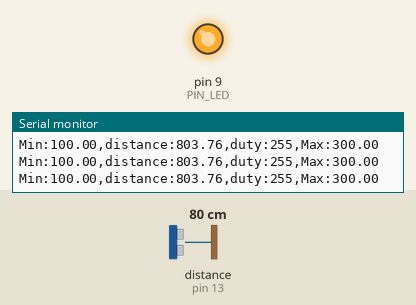
This sketch was run on a simulated Arduino Uno, built with avr-gcc and run on an emulated ATmega328P. Shown: output pins drawn as LEDs (lit = HIGH), the last lines printed to the serial monitor. Wiring (inferred from the names in the program): ultrasonic range finder: trigger pin 12; echo pin 13. Inputs (shaded band) come from the test bench; at power-on: distance to the obstacle (sensor on pin 13) 80 cm. The echo pulse lasts 58.3 µs per cm; pins used as bus, display or sensor lines are not drawn.

Above: at 1.2 s.
1.3 s: distance to the obstacle (sensor on pin 13) set to 18 cm
At 2.4 s:
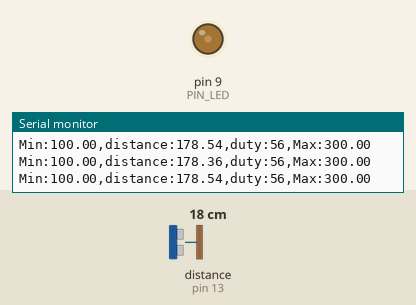
2.8 s: distance to the obstacle (sensor on pin 13) set to 2 cm
At 3.6 s:
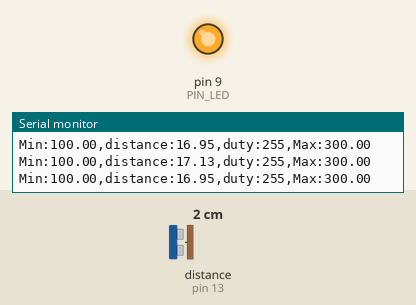
Timing chart, 0 to 5.8 s (numbered marks = the images above; inputs shaded):
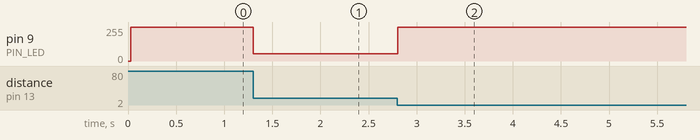

The sketch:

08_challenge_1.ino
```cpp
// Arduino pin assignment
#define PIN_LED  9
#define PIN_TRIG 12   // sonar sensor TRIGGER
#define PIN_ECHO 13   // sonar sensor ECHO

// configurable parameters
#define SND_VEL 346.0     // sound velocity at 24 celsius degree (unit: m/sec)
#define INTERVAL 25      // sampling interval (unit: msec)
#define PULSE_DURATION 10 // ultra-sound Pulse Duration (unit: usec)
#define _DIST_MIN 100.0   // minimum distance to be measured (unit: mm)
#define _DIST_MAX 300.0   // maximum distance to be measured (unit: mm)

#define TIMEOUT ((INTERVAL / 2) * 1000.0) // maximum echo waiting time (unit: usec)
#define SCALE (0.001 * 0.5 * SND_VEL) // coefficent to convert duration to distance

unsigned long last_sampling_time;   // unit: msec

void setup() {
  // initialize GPIO pins
  pinMode(PIN_LED, OUTPUT);
  pinMode(PIN_TRIG, OUTPUT);  // sonar TRIGGER
  pinMode(PIN_ECHO, INPUT);   // sonar ECHO
  digitalWrite(PIN_TRIG, LOW);  // turn-off Sonar

  // initialize serial port
  Serial.begin(57600);
}

void loop() {
  float distance;

  // wait until next sampling time. // polling
  // millis() returns the number of milliseconds since the program started.
  //    will overflow after 50 days.
  if (millis() < (last_sampling_time + INTERVAL))
    return;

  distance = USS_measure(PIN_TRIG, PIN_ECHO); // read distance

  analogWrite(PIN_LED, getValue(distance));

  // output the info to the serial port
  Serial.print("Min:");        Serial.print(_DIST_MIN);
  Serial.print(",distance:");  Serial.print(distance);
  Serial.print(",duty:");      Serial.print(getValue(distance));
  Serial.print(",Max:");       Serial.print(_DIST_MAX);
  Serial.println("");

  // update last sampling time
  last_sampling_time += INTERVAL;
}

// get a distance reading from USS. return value is in millimeter.
float USS_measure(int TRIG, int ECHO)
{
  digitalWrite(TRIG, HIGH);
  delayMicroseconds(PULSE_DURATION);
  digitalWrite(TRIG, LOW);

  return pulseIn(ECHO, HIGH, TIMEOUT) * SCALE; // unit: mm

  // Pulse duration to distance conversion example (target distance = 17.3m)
  // - pulseIn(ECHO, HIGH, timeout) returns microseconds (음파의 왕복 시간)
  // - 편도 거리 = (pulseIn() / 1,000,000) * SND_VEL / 2 (미터 단위)
  //   mm 단위로 하려면 * 1,000이 필요 ==>  SCALE = 0.001 * 0.5 * SND_VEL
  //
  // - 예, pusseIn()이 100,000 이면 (= 0.1초, 왕복 거리 34.6m)
  //        = 100,000 micro*sec * 0.001 milli/micro * 0.5 * 346 meter/sec
  //        = 100,000 * 0.001 * 0.5 * 346
  //        = 17,300 mm  ==> 17.3m
}

int getValue(int x) {
    if (x <= 100) {
        return 255;
    }
    else if (x <= 200) {
        // 100 ~ 200 : 255 -> 0
        return (200 - x) * 255 / 100;
    }
    else if (x <= 300) {
        // 200 ~ 300 : 0 -> 255
        return (x - 200) * 255 / 100;
    }
    else {
        return 255;
    }
}
```

Measured:
- after the input at 1.3 s, pin 9 (PIN_LED): 255/255 → 56/255 at once
- after the input at 2.8 s, pin 9 (PIN_LED): 56/255 → 255/255 at once
